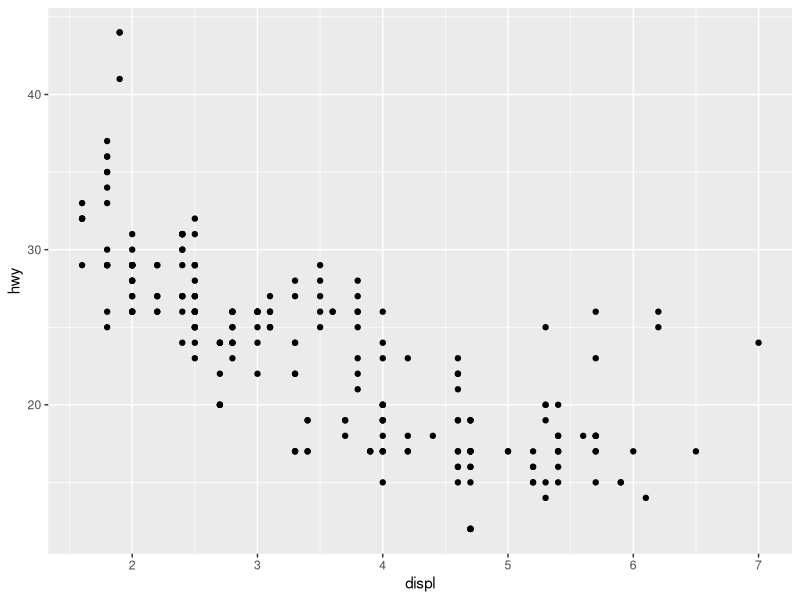
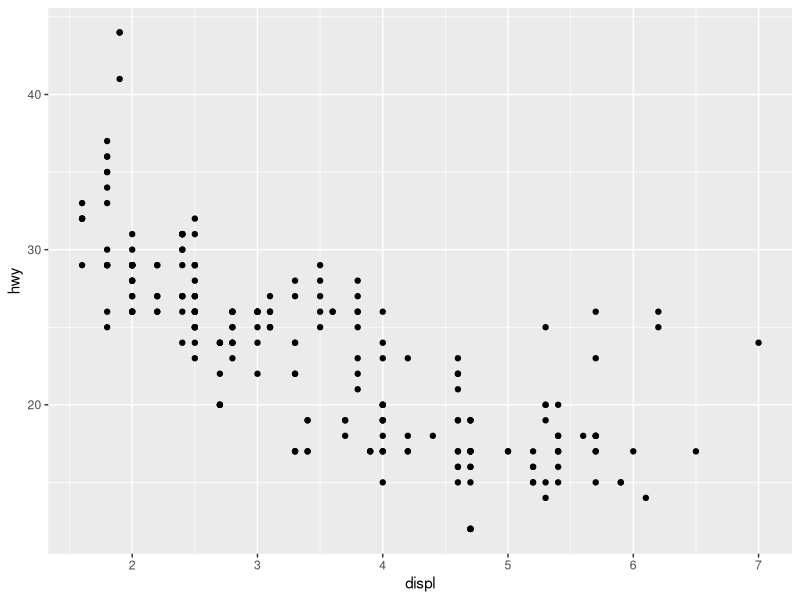
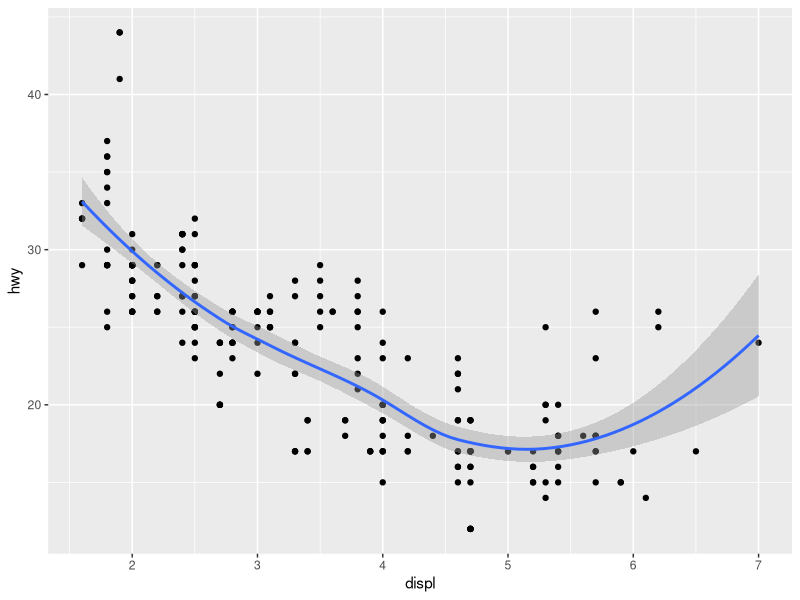
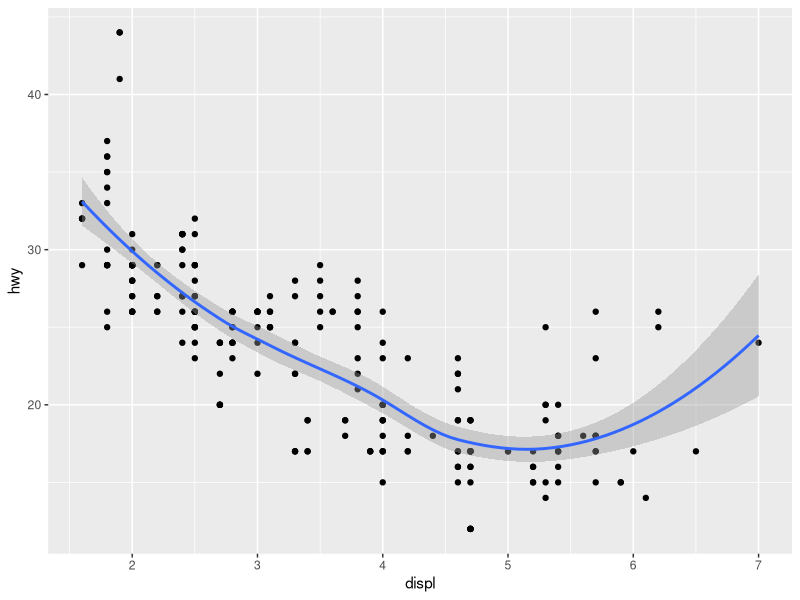
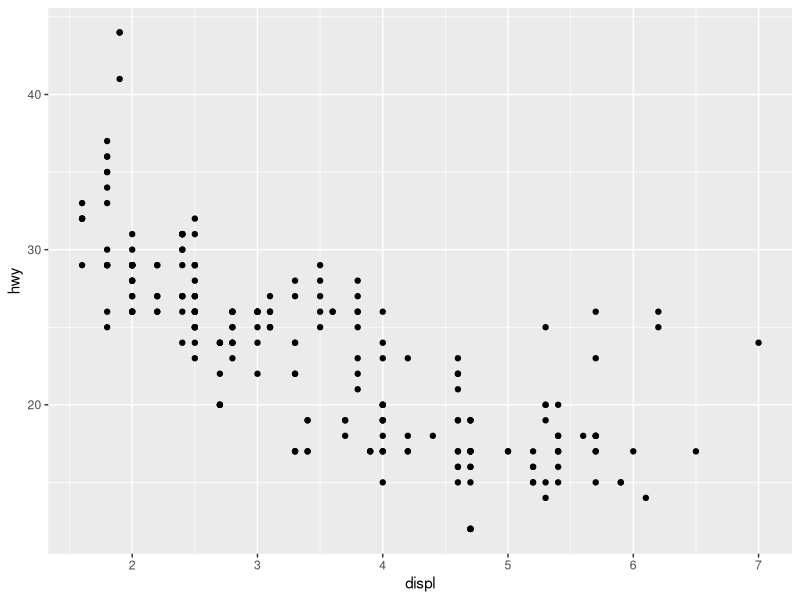
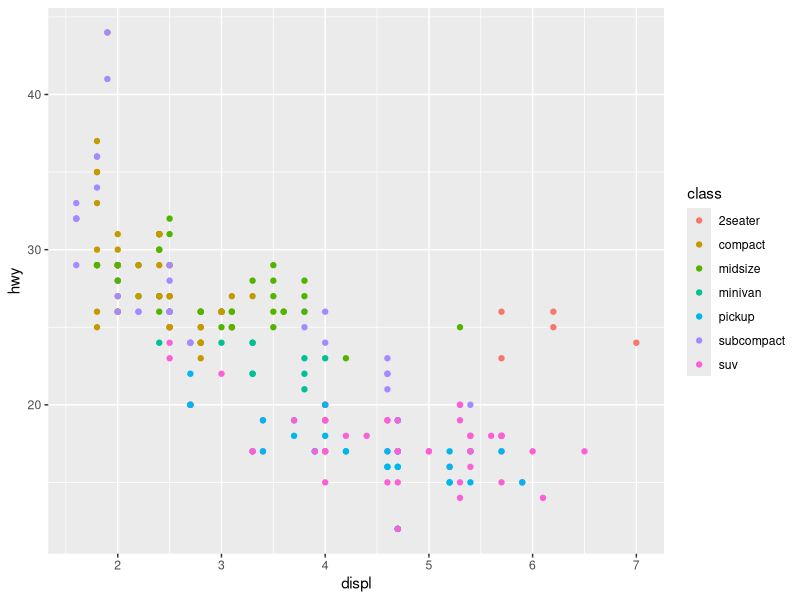
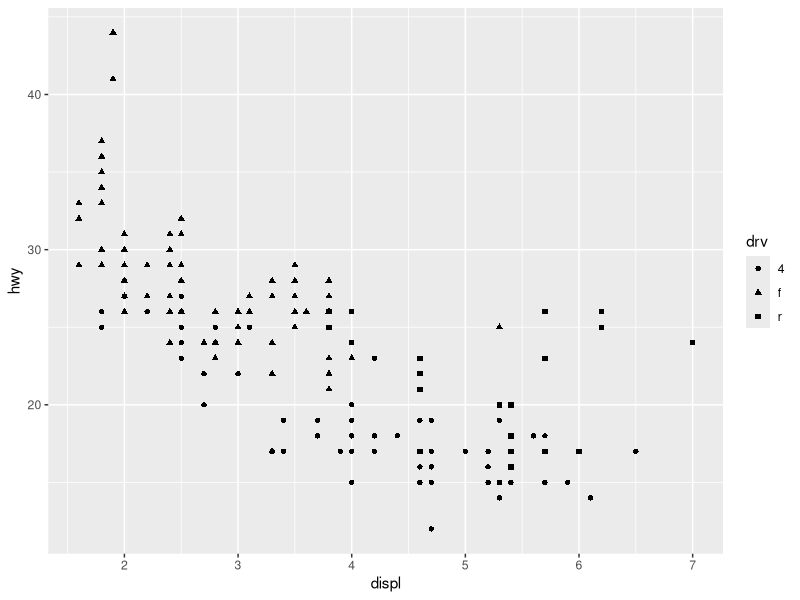
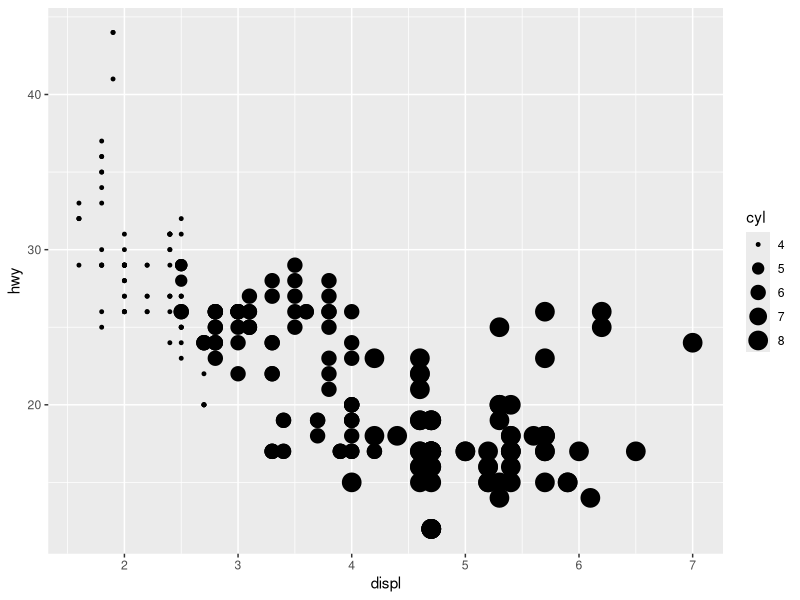

Generate these figures, in order, with R:
library(ggplot2)

mpg

ggplot(data = mpg) +
  geom_point(mapping = aes(x = displ, y = hwy))

p <- ggplot(data = mpg) +
  geom_point(mapping = aes(x = displ, y = hwy))
p

p + geom_smooth(mapping = aes(x = displ, y = hwy))

ggplot(data = mpg,
       mapping = aes(x = displ, y = hwy)) +
  geom_point() +
  geom_smooth()

ggplot(mpg, aes(displ, hwy)) +
  geom_point()

ggplot(mpg, aes(x = displ, y = hwy, color = class)) +
  geom_point()

ggplot(mpg, aes(x = displ, y = hwy, shape = drv)) +
  geom_point()

ggplot(mpg, aes(x = displ, y = hwy, size = cyl)) +
  geom_point()

ggplot(mpg, aes(x = displ, y = hwy, color = class, shape = drv, size = cyl)) +
  geom_point()

p <- ggplot(mpg, aes(x = displ, y = hwy)) +
  geom_point() +
  facet_wrap(~ drv)
p

p + geom_smooth(method = "lm", se = FALSE)
